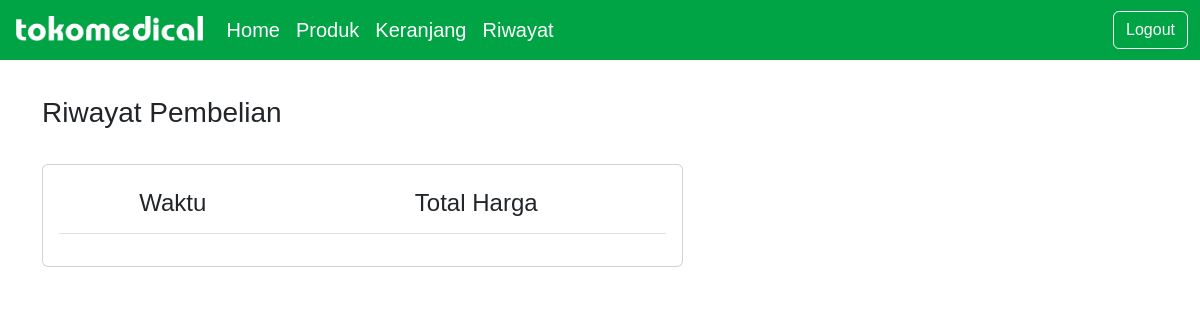
Page /riwayat.php (signed in) on the earlier database version.
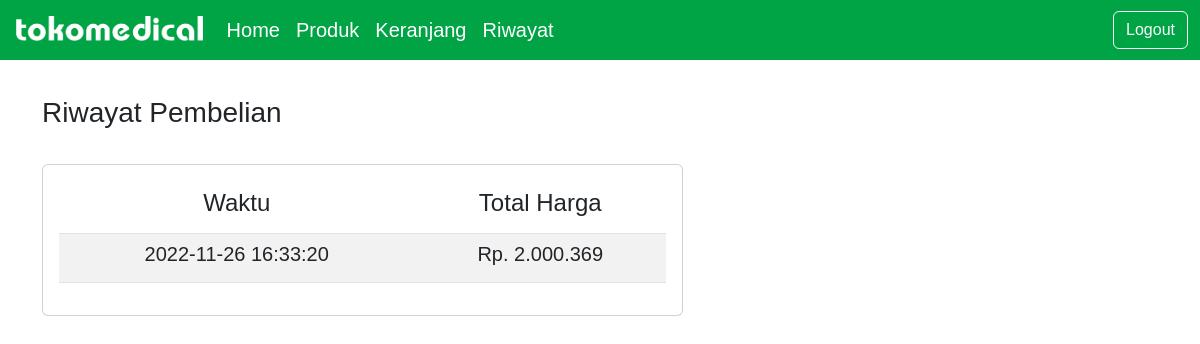
Same page on the later database version.
### tables this page shows
CREATE TABLE `orderstatus` (
  `orderstatusid` int(11) NOT NULL,
  `waktu` datetime NOT NULL,
  `username` varchar(20) NOT NULL,
  `total_harga` int(10) NOT NULL
);

### riwayat.php (the view, shortened to what this page needs)
<!doctype html>
<html lang="en">
<head>
    <link rel="stylesheet" href="style/style.css">
    <link href="https://cdn.jsdelivr.net/npm/bootstrap@5.2.2/dist/css/bootstrap.min.css" rel="stylesheet">
</head>
<body style="font-family: 'Montserrat', sans-serif;">
    <nav class="navbar fixed-top navbar-expand-lg background-primary" style="height:60px;">
            <div class="container-fluid">
                <a class="navbar-brand" href="index_login.php" style="font-weight:bolder; color:#00A445;">
                    <img src="asset/logo putih.png" alt="logo" style="height: 25px; margin-top: -7px; padding-left: 4px;"></a>
                    <div class="collapse navbar-collapse" id="navbarSupportedContent" style="font-size:20px;">
                        <ul class="navbar-nav me-auto mb-2 mb-lg-0">
                            <li class="nav-item" style="color: #00A445;">
                                <a class="nav-link active text-white" aria-current="page" href="index_login.php">Home</a>
                            </li>
                            <li class="nav-item">
                                <a class="nav-link text-white " href="index_login.php#produk">Produk</a>
                            </li>
                            <li class="nav-item">
                                <a class="nav-link text-white " href="keranjang.php">Keranjang</a>
                            </li>
                            <li class="nav-item">
                                <a class="nav-link text-white " href="riwayat.php">Riwayat</a>
                            </li>
                        </ul>
                        <a class="d-flex" href="logout.php" style="text-decoration: none;">
                            <button type="button" class="btn btn-outline-light">Logout</button>
                        </a>
                    </div>
                </div>
            </nav>
    <section class="vh-100">
        <div class="container text-start pt-5">
            <div class="row pt-5">
                <div class="col-7">
                    <h3>Riwayat Pembelian</h3>
                    <div class="form-check">
                    </div>
                    <div class="card">
                        <div class="card-body">
                            <table class="table table-striped table-hover text-center">
                                <thead>
                                    <tr>
                                        <th scope="col">
                                            <h4>Waktu</h4>
                                        </th>
                                        <th scope="col">
                                            <h4>Total Harga</h4>
                                        </th>
                                    </tr>
                                </thead>
                                <tbody>
                                    <?php
                                    include('koneksi.php');
                                    $username = $_SESSION['username'];
                                    $sql = "SELECT * FROM orderstatus where username='$username';";
                                    $query    = mysqli_query($connect, $sql);
                                    while ($data = mysqli_fetch_array($query)) {
                                    ?>
                                        <tr>
                                            <td>
                                                <h5><?= $data['waktu'] ?></h5>
                                            </td>
                                            <td>
                                                <h5>Rp. <?= number_format($data['total_harga'], 0, "", ".") ?></h5>
                                            </td>
                                        </tr>
                                    <?php
                                    }
                                    ?>
                                </tbody>
                            </table>
                        </div>
                    </div>
                </div>
    </section>
</body>
</html>

### style/style.css (style rules this page uses)
.background-primary { background: #00A445; }
body { font-family: 'Montserrat', sans-serif; }

Differences in the rows shown:
added orderstatus: waktu "2022-11-26 16:33:20", total_harga "2.000.369"
